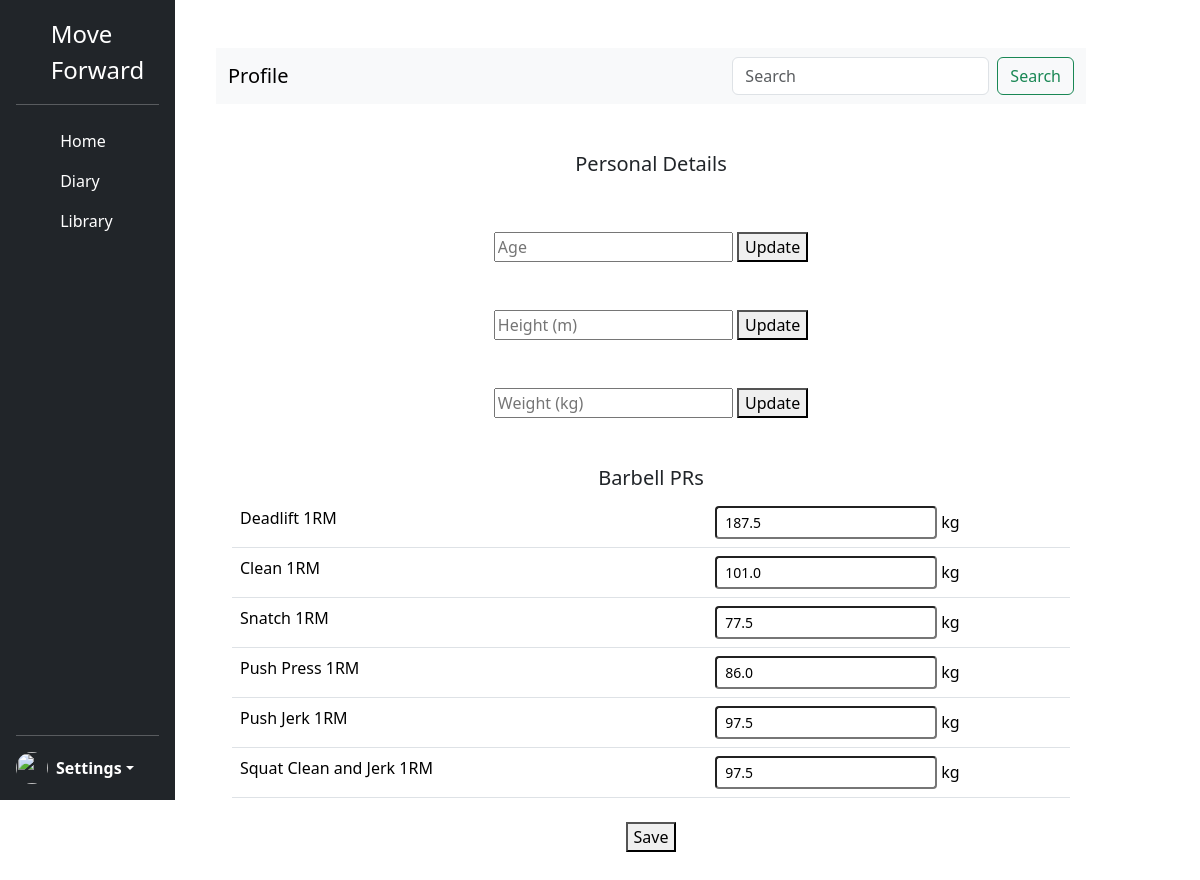
Page /profile (signed in) on the committed database.
### tables this page shows
CREATE TABLE barbel_movement(bb_movement_id INTEGER PRIMARY KEY AUTOINCREMENT, bb_movement_name TEXT, one_rep_max FLOAT, user_id INTEGER, FOREIGN KEY (user_id) REFERENCES users(id));

### app.py (the view, shortened to what this page needs)
@app.route("/profile", methods=["GET", "POST"])
@login_required
def barbells():
    user = session["user_id"]
    current_values = {
        "Deadlift 1RM": None,
        "Clean 1RM": None,
        "Snatch 1RM": None,
        "Push Press 1RM": None,
        "Push Jerk 1RM": None,
        "Squat Clean and Jerk 1RM": None,
    }
    try:
        con = sqlite3.connect('moveforward.db')
        cursor = con.cursor()
        for movement_name in current_values.keys():
            cursor.execute(
                "SELECT one_rep_max FROM barbel_movement WHERE user_id = ? AND bb_movement_name = ?",
                (user, movement_name)
            )
            result = cursor.fetchone()
            current_values[movement_name] = result[0] if result else None
    except sqlite3.Error as error:
        print("Database error:", error)
        return f"Database Error: {error}"
    finally:
        if con:
            con.close()
    return render_template("profile.html", current_values=current_values)

### app.py (called while the page is built)
@app.after_request
def after_request(response):
    response.headers["Cache-Control"] = "no-cache, no-store, must-revalidate"
    response.headers["Expires"] = 0
    response.headers["Pragma"] = "no-cache"
    return response

### helpers.py (called while the page is built)
def login_required(f):
    @wraps(f)
    def decorated_function(*args, **kwargs):
        if session.get("user_id") is None:
            return redirect("/login")
        return f(*args, **kwargs)
    return decorated_function

### templates/profile.html (shortened to what this page needs)
{% extends "layout.html" %}
{% block main %}
<nav class="navbar navbar-expand-lg bg-body-tertiary">
    <div class="container-fluid">
      <a class="navbar-brand">Profile</a>
        <form class="d-flex ms-5" role="search">
          <input class="form-control me-2" type="search" placeholder="Search" aria-label="Search">
          <button class="btn btn-outline-success" type="submit">Search</button>
        </form>
      </div>
  </nav>
  <main class="col-md-12 ms-sm-auto col-lg-12 px-md-3">
    <div class="content">
      <h5 class="mt-5 text-center">Personal Details</h5>
      <input class="button mt-5" name="age" placeholder="Age"></input>
      <button type="submit">Update</button>
      <br>
      <input class="button mt-5" name="height" placeholder="Height (m)"></input>
      <button type="submit">Update</button>
      <br>
      <input class="button mt-5" name="weight" placeholder="Weight (kg)"></input>
      <button type="submit">Update</button>
    <table class="table">
      <tablehead> <h5 class="mt-5">Barbell PRs</h5></tablehead>
      <form action="profile" method="POST">
        <tr>
          <td class="text-start">Deadlift 1RM</td>
          <td><input class="form control form-control-sm" type="number" step="0.25" name="1rep_max_deadlift" value="{{ current_values['Deadlift 1RM'] if current_values['Deadlift 1RM'] else '' }}"> kg</td>
        </tr>
        <tr>
          <td class="text-start">Clean 1RM</td>
          <td><input class="form control form-control-sm" type="number" step="0.25" name="1rep_max_clean" value="{{ current_values['Clean 1RM'] if current_values['Clean 1RM'] else '' }}"> kg</input></td>
        </tr>
        <tr>
          <td class="text-start">Snatch 1RM</td>
          <td><input class="form control form-control-sm" type="number" step="0.25" name="1rep_max_snatch" value="{{ current_values['Snatch 1RM'] if current_values['Snatch 1RM'] else '' }}"> kg</input></td>
        </tr>
        <tr>
          <td class="text-start">Push Press 1RM</td>
          <td><input class="form control form-control-sm" type="number" step="0.25" name="1rep_max_pushpress" value="{{ current_values['Push Press 1RM'] if current_values['Push Press 1RM'] else '' }}"> kg</input></td>
        </tr>
        <tr>
          <td class="text-start">Push Jerk 1RM</td>
          <td><input class="form control form-control-sm" type="number" step="0.25" name="1rep_max_pushjerk" value="{{ current_values['Push Jerk 1RM'] if current_values['Push Jerk 1RM'] else '' }}"> kg</input></td>
        </tr>
        <tr>
          <td class="text-start">Squat Clean and Jerk 1RM</td>
          <td><input class="form control form-control-sm" type="number" step="0.25" name="1rep_max_squat_clean_and_jerk" value="{{ current_values['Squat Clean and Jerk 1RM'] if current_values['Squat Clean and Jerk 1RM'] else '' }}"> kg</input></td>
        </tr>
    </table>
    <button class="mt-2" type="submit">Save</button>
    </div>
  </main>
{% endblock %}

### rows in the picture
barbel_movement: one_rep_max "187.5"
barbel_movement: one_rep_max "101.0"
barbel_movement: one_rep_max "77.5"
barbel_movement: one_rep_max "86.0"
barbel_movement: one_rep_max "97.5"
barbel_movement: one_rep_max "97.5"
